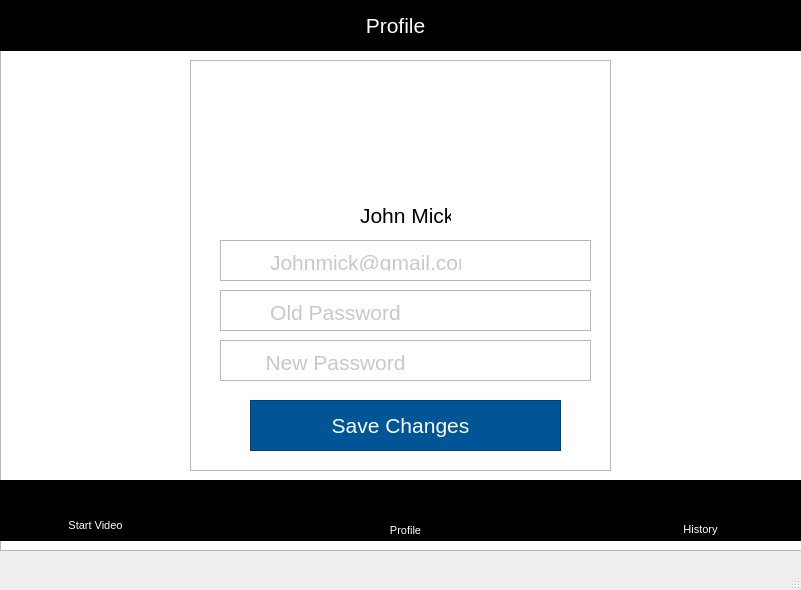
<?xml version="1.0" encoding="UTF-8"?>
<ui version="4.0">
 <class>MainWindow</class>
 <widget class="QMainWindow" name="MainWindow">
  <property name="geometry">
   <rect>
    <x>0</x>
    <y>0</y>
    <width>801</width>
    <height>590</height>
   </rect>
  </property>
  <property name="windowTitle">
   <string>MainWindow</string>
  </property>
  <widget class="QWidget" name="centralwidget">
   <widget class="QGraphicsView" name="BG">
    <property name="geometry">
     <rect>
      <x>0</x>
      <y>-20</y>
      <width>831</width>
      <height>571</height>
     </rect>
    </property>
   </widget>
   <widget class="QGraphicsView" name="TopMenuBar">
    <property name="geometry">
     <rect>
      <x>0</x>
      <y>0</y>
      <width>801</width>
      <height>51</height>
     </rect>
    </property>
    <property name="styleSheet">
     <string notr="true">background-color: #000000;</string>
    </property>
   </widget>
   <widget class="QLabel" name="History">
    <property name="geometry">
     <rect>
      <x>350</x>
      <y>10</y>
      <width>91</width>
      <height>31</height>
     </rect>
    </property>
    <property name="font">
     <font>
      <pointsize>16</pointsize>
      <weight>50</weight>
      <bold>false</bold>
     </font>
    </property>
    <property name="styleSheet">
     <string notr="true">QLabel* pLabel = new QLabel;
pLabel-&gt;setStyleSheet(&quot;QLabel { background-color : red; color : blue; }&quot;);</string>
    </property>
    <property name="text">
     <string>&lt;html&gt;&lt;head/&gt;&lt;body&gt;&lt;p&gt;&lt;span style=&quot; color:#ffffff;&quot;&gt;Profile&lt;/span&gt;&lt;/p&gt;&lt;/body&gt;&lt;/html&gt;</string>
    </property>
    <property name="alignment">
     <set>Qt::AlignCenter</set>
    </property>
   </widget>
   <widget class="QGraphicsView" name="ButtomMenuBar">
    <property name="geometry">
     <rect>
      <x>0</x>
      <y>480</y>
      <width>801</width>
      <height>61</height>
     </rect>
    </property>
    <property name="styleSheet">
     <string notr="true">background-color: #000000;</string>
    </property>
   </widget>
   <widget class="QLabel" name="VideoStart">
    <property name="geometry">
     <rect>
      <x>60</x>
      <y>510</y>
      <width>71</width>
      <height>31</height>
     </rect>
    </property>
    <property name="font">
     <font>
      <pointsize>8</pointsize>
      <weight>50</weight>
      <bold>false</bold>
     </font>
    </property>
    <property name="styleSheet">
     <string notr="true">QLabel* pLabel = new QLabel;
pLabel-&gt;setStyleSheet(&quot;QLabel { background-color : red; color : blue; }&quot;);</string>
    </property>
    <property name="text">
     <string>&lt;html&gt;&lt;head/&gt;&lt;body&gt;&lt;p&gt;&lt;span style=&quot; color:#ffffff;&quot;&gt;Start Video&lt;/span&gt;&lt;/p&gt;&lt;/body&gt;&lt;/html&gt;</string>
    </property>
    <property name="alignment">
     <set>Qt::AlignCenter</set>
    </property>
   </widget>
   <widget class="QLabel" name="label_11">
    <property name="geometry">
     <rect>
      <x>680</x>
      <y>490</y>
      <width>31</width>
      <height>31</height>
     </rect>
    </property>
    <property name="text">
     <string/>
    </property>
    <property name="pixmap">
     <pixmap>icons/History.png</pixmap>
    </property>
    <property name="scaledContents">
     <bool>true</bool>
    </property>
   </widget>
   <widget class="QLabel" name="History_2">
    <property name="geometry">
     <rect>
      <x>680</x>
      <y>520</y>
      <width>41</width>
      <height>20</height>
     </rect>
    </property>
    <property name="font">
     <font>
      <pointsize>8</pointsize>
      <weight>50</weight>
      <bold>false</bold>
     </font>
    </property>
    <property name="styleSheet">
     <string notr="true">QLabel* pLabel = new QLabel;
pLabel-&gt;setStyleSheet(&quot;QLabel { background-color : red; color : blue; }&quot;);</string>
    </property>
    <property name="text">
     <string>&lt;html&gt;&lt;head/&gt;&lt;body&gt;&lt;p&gt;&lt;span style=&quot; color:#ffffff;&quot;&gt;History&lt;/span&gt;&lt;/p&gt;&lt;/body&gt;&lt;/html&gt;</string>
    </property>
    <property name="alignment">
     <set>Qt::AlignCenter</set>
    </property>
   </widget>
   <widget class="QLabel" name="label_2">
    <property name="geometry">
     <rect>
      <x>80</x>
      <y>480</y>
      <width>41</width>
      <height>41</height>
     </rect>
    </property>
    <property name="layoutDirection">
     <enum>Qt::LeftToRight</enum>
    </property>
    <property name="text">
     <string/>
    </property>
    <property name="pixmap">
     <pixmap>icons/Camera.png</pixmap>
    </property>
    <property name="scaledContents">
     <bool>true</bool>
    </property>
   </widget>
   <widget class="QLabel" name="label_10">
    <property name="geometry">
     <rect>
      <x>390</x>
      <y>490</y>
      <width>31</width>
      <height>31</height>
     </rect>
    </property>
    <property name="text">
     <string/>
    </property>
    <property name="pixmap">
     <pixmap>icons/Profile.png</pixmap>
    </property>
    <property name="scaledContents">
     <bool>true</bool>
    </property>
   </widget>
   <widget class="QLabel" name="Profile">
    <property name="geometry">
     <rect>
      <x>380</x>
      <y>520</y>
      <width>51</width>
      <height>21</height>
     </rect>
    </property>
    <property name="font">
     <font>
      <pointsize>8</pointsize>
      <weight>50</weight>
      <bold>false</bold>
     </font>
    </property>
    <property name="styleSheet">
     <string notr="true">QLabel* pLabel = new QLabel;
pLabel-&gt;setStyleSheet(&quot;QLabel { background-color : red; color : blue; }&quot;);</string>
    </property>
    <property name="text">
     <string>&lt;html&gt;&lt;head/&gt;&lt;body&gt;&lt;p&gt;&lt;span style=&quot; color:#ffffff;&quot;&gt;Profile&lt;/span&gt;&lt;/p&gt;&lt;/body&gt;&lt;/html&gt;</string>
    </property>
    <property name="alignment">
     <set>Qt::AlignCenter</set>
    </property>
   </widget>
   <widget class="QGraphicsView" name="DialogBox">
    <property name="geometry">
     <rect>
      <x>190</x>
      <y>60</y>
      <width>421</width>
      <height>411</height>
     </rect>
    </property>
   </widget>
   <widget class="QLabel" name="Profie">
    <property name="geometry">
     <rect>
      <x>340</x>
      <y>70</y>
      <width>121</width>
      <height>121</height>
     </rect>
    </property>
    <property name="text">
     <string/>
    </property>
    <property name="pixmap">
     <pixmap>icons/Group 19.png</pixmap>
    </property>
    <property name="scaledContents">
     <bool>true</bool>
    </property>
    <property name="wordWrap">
     <bool>false</bool>
    </property>
   </widget>
   <widget class="QLabel" name="JohnMick">
    <property name="geometry">
     <rect>
      <x>360</x>
      <y>200</y>
      <width>91</width>
      <height>31</height>
     </rect>
    </property>
    <property name="font">
     <font>
      <pointsize>16</pointsize>
      <weight>50</weight>
      <bold>false</bold>
     </font>
    </property>
    <property name="styleSheet">
     <string notr="true">QLabel* pLabel = new QLabel;
pLabel-&gt;setStyleSheet(&quot;QLabel { background-color : red; color : blue; }&quot;);</string>
    </property>
    <property name="text">
     <string>&lt;html&gt;&lt;head/&gt;&lt;body&gt;&lt;p&gt;&lt;span style=&quot; color:#000000;&quot;&gt;John Mick&lt;/span&gt;&lt;/p&gt;&lt;/body&gt;&lt;/html&gt;</string>
    </property>
    <property name="alignment">
     <set>Qt::AlignCenter</set>
    </property>
   </widget>
   <widget class="QGraphicsView" name="Email">
    <property name="geometry">
     <rect>
      <x>220</x>
      <y>240</y>
      <width>371</width>
      <height>41</height>
     </rect>
    </property>
   </widget>
   <widget class="QLabel" name="EmailIcon">
    <property name="geometry">
     <rect>
      <x>230</x>
      <y>250</y>
      <width>21</width>
      <height>21</height>
     </rect>
    </property>
    <property name="text">
     <string/>
    </property>
    <property name="pixmap">
     <pixmap>icons/icons8_secured_letter_50px_2.png</pixmap>
    </property>
    <property name="scaledContents">
     <bool>true</bool>
    </property>
   </widget>
   <widget class="QLabel" name="Emailname">
    <property name="geometry">
     <rect>
      <x>270</x>
      <y>250</y>
      <width>191</width>
      <height>21</height>
     </rect>
    </property>
    <property name="font">
     <font>
      <pointsize>16</pointsize>
      <weight>50</weight>
      <bold>false</bold>
     </font>
    </property>
    <property name="styleSheet">
     <string notr="true">QLabel* pLabel = new QLabel;
pLabel-&gt;setStyleSheet(&quot;QLabel { background-color : red; color : blue; }&quot;);</string>
    </property>
    <property name="text">
     <string>&lt;html&gt;&lt;head/&gt;&lt;body&gt;&lt;p&gt;&lt;span style=&quot; color:#c8c8c8;&quot;&gt;Johnmick@gmail.com&lt;/span&gt;&lt;/p&gt;&lt;/body&gt;&lt;/html&gt;</string>
    </property>
    <property name="alignment">
     <set>Qt::AlignCenter</set>
    </property>
   </widget>
   <widget class="QGraphicsView" name="OldPass">
    <property name="geometry">
     <rect>
      <x>220</x>
      <y>290</y>
      <width>371</width>
      <height>41</height>
     </rect>
    </property>
   </widget>
   <widget class="QLabel" name="PassIcon">
    <property name="geometry">
     <rect>
      <x>230</x>
      <y>300</y>
      <width>21</width>
      <height>21</height>
     </rect>
    </property>
    <property name="text">
     <string/>
    </property>
    <property name="pixmap">
     <pixmap>icons/icons8_password_50px.png</pixmap>
    </property>
    <property name="scaledContents">
     <bool>true</bool>
    </property>
   </widget>
   <widget class="QLabel" name="OldPass_2">
    <property name="geometry">
     <rect>
      <x>240</x>
      <y>300</y>
      <width>191</width>
      <height>21</height>
     </rect>
    </property>
    <property name="font">
     <font>
      <pointsize>16</pointsize>
      <weight>50</weight>
      <bold>false</bold>
     </font>
    </property>
    <property name="styleSheet">
     <string notr="true">QLabel* pLabel = new QLabel;
pLabel-&gt;setStyleSheet(&quot;QLabel { background-color : red; color : blue; }&quot;);</string>
    </property>
    <property name="text">
     <string>&lt;html&gt;&lt;head/&gt;&lt;body&gt;&lt;p&gt;&lt;span style=&quot; color:#c8c8c8;&quot;&gt;Old Password&lt;/span&gt;&lt;/p&gt;&lt;/body&gt;&lt;/html&gt;</string>
    </property>
    <property name="alignment">
     <set>Qt::AlignCenter</set>
    </property>
   </widget>
   <widget class="QGraphicsView" name="NewPass">
    <property name="geometry">
     <rect>
      <x>220</x>
      <y>340</y>
      <width>371</width>
      <height>41</height>
     </rect>
    </property>
   </widget>
   <widget class="QLabel" name="NewPass_2">
    <property name="geometry">
     <rect>
      <x>240</x>
      <y>350</y>
      <width>191</width>
      <height>21</height>
     </rect>
    </property>
    <property name="font">
     <font>
      <pointsize>16</pointsize>
      <weight>50</weight>
      <bold>false</bold>
     </font>
    </property>
    <property name="styleSheet">
     <string notr="true">QLabel* pLabel = new QLabel;
pLabel-&gt;setStyleSheet(&quot;QLabel { background-color : red; color : blue; }&quot;);</string>
    </property>
    <property name="text">
     <string>&lt;html&gt;&lt;head/&gt;&lt;body&gt;&lt;p&gt;&lt;span style=&quot; color:#c8c8c8;&quot;&gt;New Password&lt;/span&gt;&lt;/p&gt;&lt;/body&gt;&lt;/html&gt;</string>
    </property>
    <property name="alignment">
     <set>Qt::AlignCenter</set>
    </property>
   </widget>
   <widget class="QLabel" name="Passicon2">
    <property name="geometry">
     <rect>
      <x>230</x>
      <y>350</y>
      <width>21</width>
      <height>21</height>
     </rect>
    </property>
    <property name="text">
     <string/>
    </property>
    <property name="pixmap">
     <pixmap>icons/icons8_password_50px.png</pixmap>
    </property>
    <property name="scaledContents">
     <bool>true</bool>
    </property>
   </widget>
   <widget class="QLabel" name="HidePassIcon">
    <property name="geometry">
     <rect>
      <x>550</x>
      <y>300</y>
      <width>31</width>
      <height>21</height>
     </rect>
    </property>
    <property name="text">
     <string/>
    </property>
    <property name="pixmap">
     <pixmap>icons/icons8_hide_50px.png</pixmap>
    </property>
    <property name="scaledContents">
     <bool>true</bool>
    </property>
   </widget>
   <widget class="QLabel" name="label_6">
    <property name="geometry">
     <rect>
      <x>550</x>
      <y>350</y>
      <width>31</width>
      <height>21</height>
     </rect>
    </property>
    <property name="text">
     <string/>
    </property>
    <property name="pixmap">
     <pixmap>icons/icons8_hide_50px.png</pixmap>
    </property>
    <property name="scaledContents">
     <bool>true</bool>
    </property>
   </widget>
   <widget class="QGraphicsView" name="ButtomMenuBar_2">
    <property name="geometry">
     <rect>
      <x>250</x>
      <y>400</y>
      <width>311</width>
      <height>51</height>
     </rect>
    </property>
    <property name="styleSheet">
     <string notr="true">background-color: #005596;</string>
    </property>
   </widget>
   <widget class="QLabel" name="History_3">
    <property name="geometry">
     <rect>
      <x>330</x>
      <y>410</y>
      <width>141</width>
      <height>31</height>
     </rect>
    </property>
    <property name="font">
     <font>
      <pointsize>16</pointsize>
      <weight>50</weight>
      <bold>false</bold>
     </font>
    </property>
    <property name="styleSheet">
     <string notr="true">QLabel* pLabel = new QLabel;
pLabel-&gt;setStyleSheet(&quot;QLabel { background-color : red; color : blue; }&quot;);</string>
    </property>
    <property name="text">
     <string>&lt;html&gt;&lt;head/&gt;&lt;body&gt;&lt;p&gt;&lt;span style=&quot; color:#ffffff;&quot;&gt;Save Changes&lt;/span&gt;&lt;/p&gt;&lt;/body&gt;&lt;/html&gt;</string>
    </property>
    <property name="alignment">
     <set>Qt::AlignCenter</set>
    </property>
   </widget>
  </widget>
  <widget class="QMenuBar" name="menubar">
   <property name="geometry">
    <rect>
     <x>0</x>
     <y>0</y>
     <width>801</width>
     <height>21</height>
    </rect>
   </property>
  </widget>
  <widget class="QStatusBar" name="statusbar"/>
 </widget>
 <resources/>
 <connections/>
</ui>
